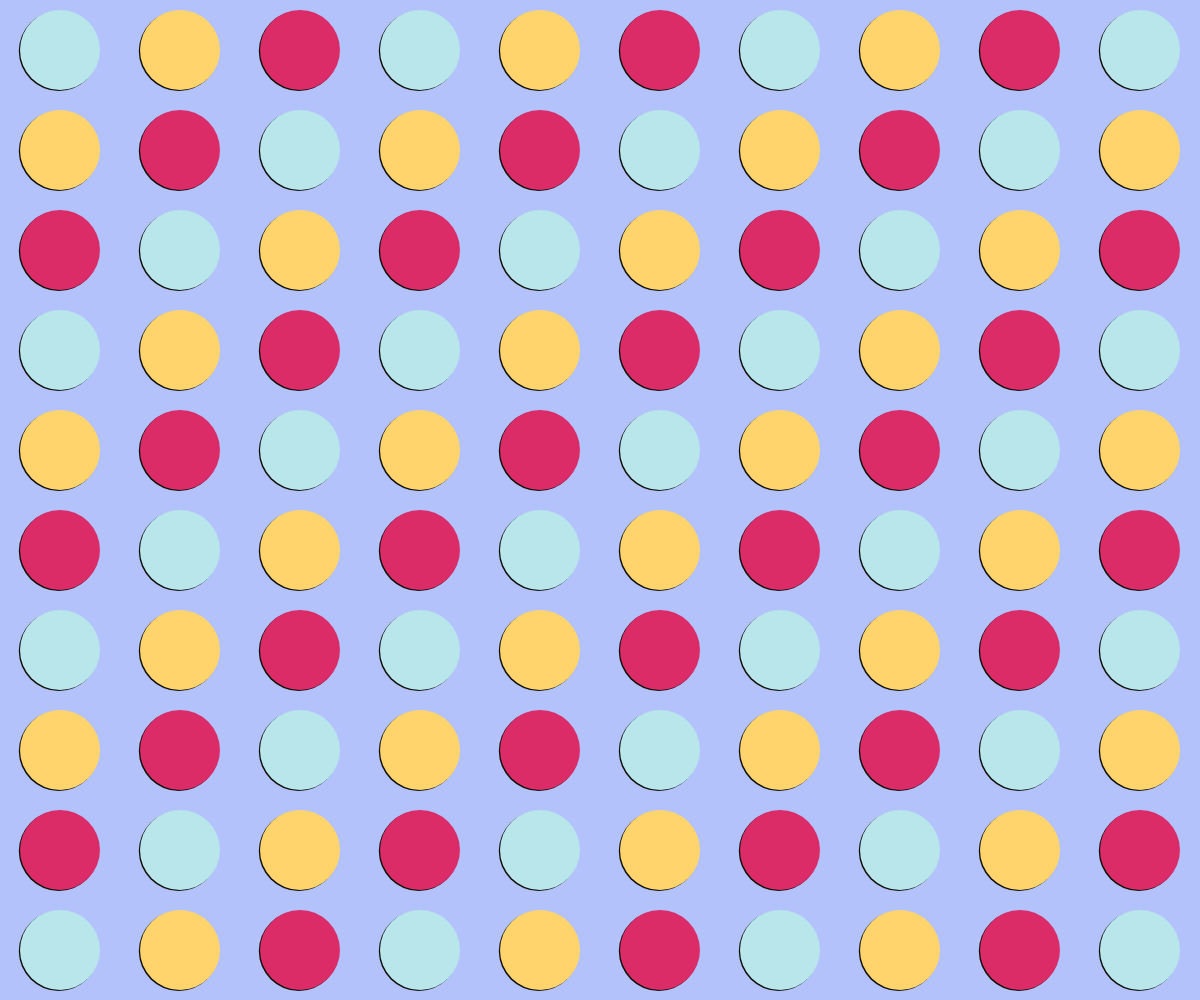
Frame 1 (no input)
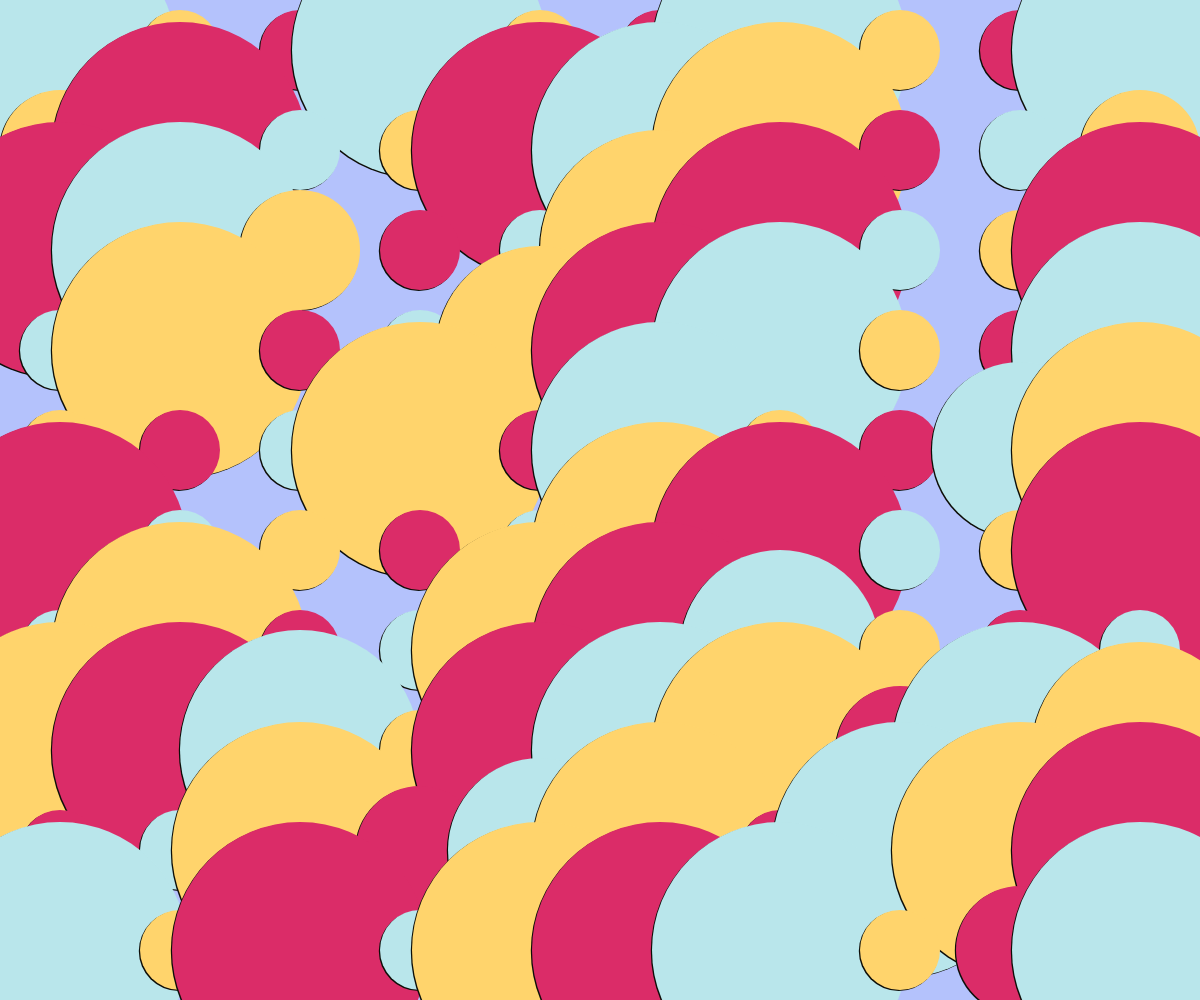
Frame 60 (no input)
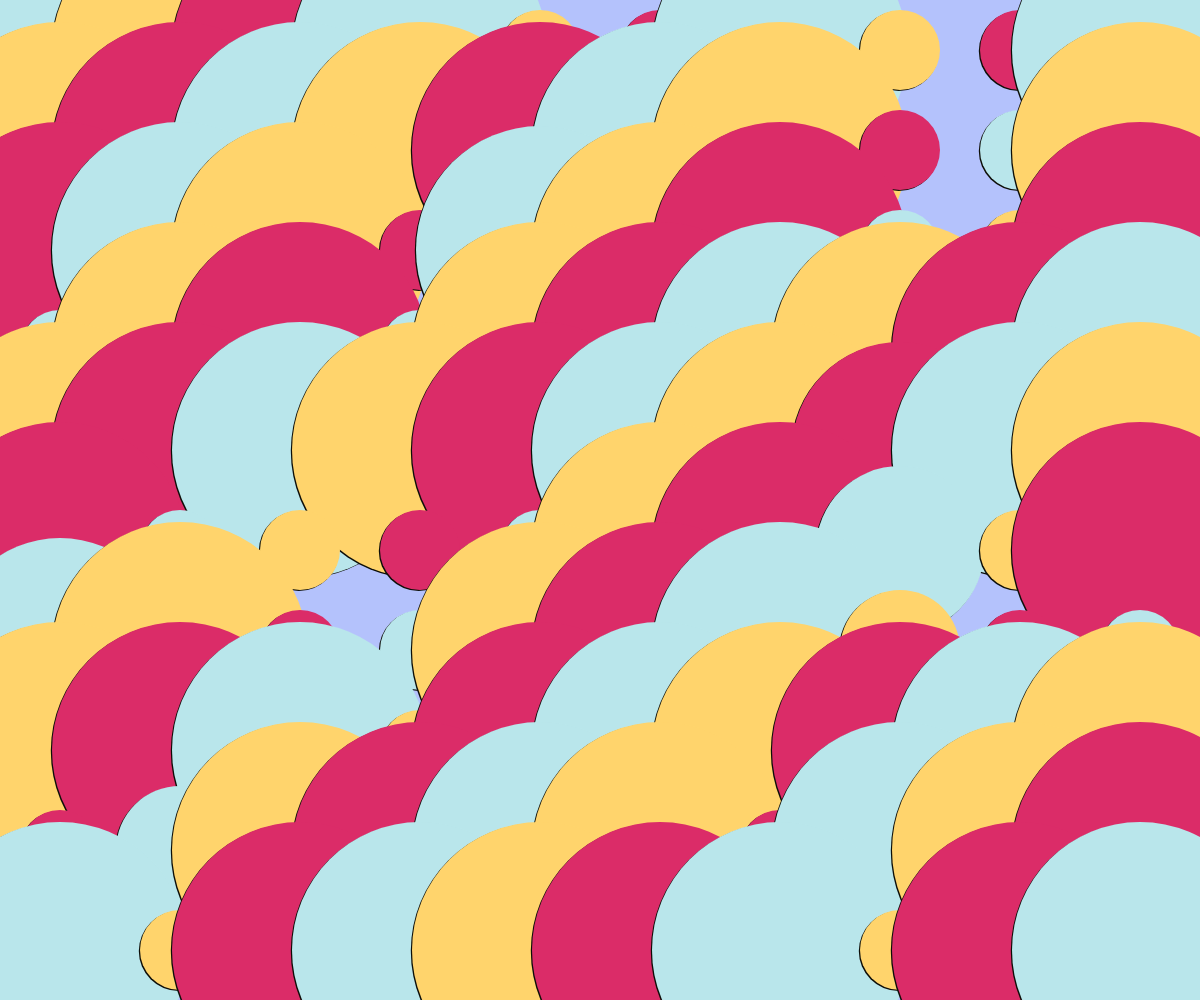
Frame 120 (the mouse pressed at the canvas centre since frame 60)

The p5.js sketch that drew these frames (run headless with seeded random() and noise() and a simulated clock; from frame 60 on, the mouse is pressed at the canvas centre):

// p5.js sketch
// ── sketch.js
// PWC 2262-2263, boolean lab
// Sofia Paradis, paradis.s@northeastern.edu
// assignment #5, Polka Dot Polka Grow :) 

let colors = ["#b9e6eb", "#ffd46c", "#db2c68"];
let grid = 10;
let circles = [];

function setup() {
  createCanvas(windowWidth, windowHeight);
  background("#b4c2fc");
  noStroke();
 buildGrid();
}
  
  // MY CONCEPT: I wanted to create a grid of circles that randomly grow bigger
  // to create a polka dotty flower effect

  
function draw() {
  background("#b4c2fc");
  // for each loop to go through all circles
  circles.forEach((circle) => {
    circle.show();
    circle.grow();

     //  Random conditional to trigger animation
    if (random(1) < 0.01) {
   circle.speed = (height / grid) * 0.08;// I initially hard coded this to 2 and then changed it to work full screen 
    }
  });
}

function windowResized() {
  resizeCanvas(windowWidth, windowHeight);
  buildGrid();
}
  function buildGrid(){
    circles = [];
  for (let row = 0; row < grid; row++) {
    for (let col = 0; col < grid; col++) {
      let x = col * (width / grid) + width / grid / 2;
      let y = row * (height / grid) + height / grid / 2;
      let c = colors[(col + row) % 3];
      circles.push(new Circle(x, y, c));
    }
  }
}


class Circle {
  // HELP NEEDED: Constructor is a special function that runs when you
  // create a new Circle - it sets up the starting values
  constructor(x, y, color) {
    this.x = x;
    this.y = y;
    this.speed = 0; // starts not moving
    this.diameter = (height / grid) * 0.8; // starting size
    this.maxDiameter = (height / grid) * 2.5; // max size it can grow to; this was also hard coded initially 
    this.color = color;
  }

  show() {
    
    // Draw a dark circle slightly offset to create depth
    fill("#0d0e08");
    circle(this.x - width * 0.001, this.y + height * 0.001, this.diameter); // also had hard coded this as -1 and 1 and changed it to scale 

    // Draw the main colored circle on top
    fill(this.color);
    circle(this.x, this.y, this.diameter);
  }

  grow() {
    //  Make circles grow when activated to overlap colors
    // HELP NEEDED: The syntax for checking and updating diameter
    if (this.diameter < this.maxDiameter && this.speed > 0) {
      this.diameter += this.speed; // increase size by speed amount 
    }
  }
}
